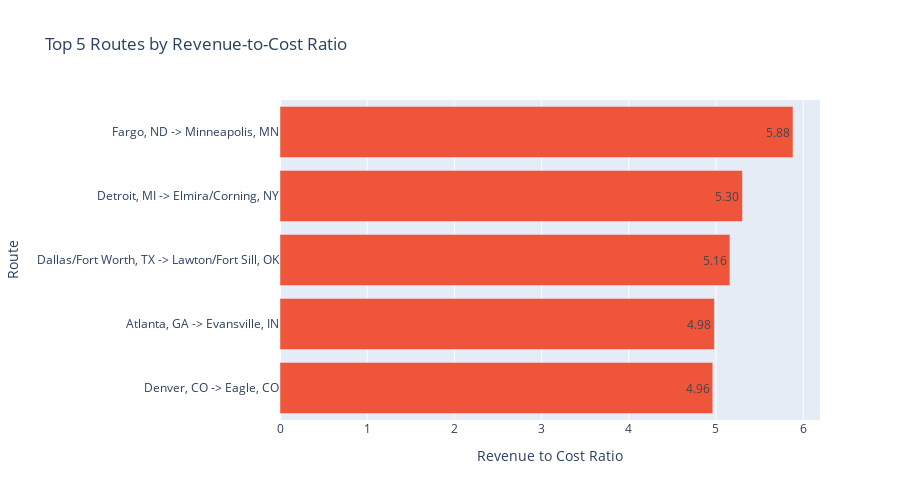

The code cell stored with this chart in its notebook:
### Code cell
fig = px.bar(
    top_rev_cost_routes,
    x='REV_TO_COST_RATIO',
    y='ROUTE_NAME_CITY',
    orientation='h',
    text='REV_TO_COST_RATIO',
    title='Top 5 Routes by Revenue-to-Cost Ratio',
    color_discrete_sequence=['#EF553B']  # Custom solid red-orange color
)

fig.update_layout(
    yaxis=dict(autorange='reversed'),
    xaxis_title='Revenue to Cost Ratio',
    yaxis_title='Route',
    height=500
)

fig.update_traces(
    texttemplate='%{text:.2f}',
    textposition='inside'
)

fig.show()

### Figure 1 — Plotly figure (JSON) as saved in the notebook; plotly's stock layout.template omitted (floating-point values rounded to 4 significant figures)
{"data": [{"alignmentgroup": "True", "hovertemplate": "REV_TO_COST_RATIO=%{text}<br>ROUTE_NAME_CITY=%{y}<extra></extra>", "legendgroup": "", "marker": {"color": "#EF553B", "pattern": {"shape": ""}}, "name": "", "offsetgroup": "", "orientation": "h", "showlegend": false, "text": [5.883, 5.304, 5.16, 4.982, 4.963], "textposition": "inside", "texttemplate": "%{text:.2f}", "type": "bar", "x": [5.883, 5.304, 5.16, 4.982, 4.963], "xaxis": "x", "y": ["Fargo, ND -> Minneapolis, MN", "Detroit, MI -> Elmira/Corning, NY", "Dallas/Fort Worth, TX -> Lawton/Fort Sill, OK", "Atlanta, GA -> Evansville, IN", "Denver, CO -> Eagle, CO"], "yaxis": "y"}], "layout": {"barmode": "relative", "height": 500, "legend": {"tracegroupgap": 0}, "title": {"text": "Top 5 Routes by Revenue-to-Cost Ratio"}, "xaxis": {"anchor": "y", "domain": [0, 1], "title": {"text": "Revenue to Cost Ratio"}}, "yaxis": {"anchor": "x", "autorange": "reversed", "domain": [0, 1], "title": {"text": "Route"}}}}
